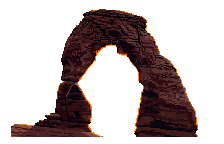
#> input picture art/raw/arch.png, 224 x 144 px, given in place of backdrop-6112.png, which was not available
$ python compose.py
#> lines starting #> are read from the running program, lines starting #| are printed output that depends on the picture
#!/usr/bin/env python3
"""Turns art/raw into game-ready Dune dusk art and renders mock frames to judge the whole picture.

    python3 art/compose.py assets   # write processed layers and sprites to App/Resources/Art
    python3 art/compose.py mock     # write art/probe/frame-*.png using the same layout rules as the game

Everything is snapped to one palette taken from the backdrop, and scenery further away is blended
toward the horizon haze colour, so every layer shares colours and light.
"""
import math
import random
import sys
from pathlib import Path

from PIL import Image

HERE = Path(__file__).resolve().parent
RAW = HERE / "raw"
OUT = HERE.parent / "App" / "Resources" / "Art"
PROBE = HERE / "probe"

SCENE_W, SCENE_H = 640, 360
PX_PER_M = 27
BACKDROP = "backdrop-6112"
BACKDROP_CROP_TOP = 40          # rows of the 640x400 backdrop hidden above the screen at rest
GROUND_Y = 272                  # screen y (from top) of height 0 at rest
PALETTE_SIZE = 56

# name -> (pieces, parallax, haze, base_y on screen, spacing range in px, seed)
LAYERS = {
    "mid": (["butte-a", "butte-c", "arch", "butte-b", "windpump"], 0.12, 0.34, 266, (200, 460), 23),
    "near": (["cactus-a", "boulders-a", "fence", "cactus-c", "bush", "deadtree", "boulders-b", "cactus-b",
              "tyres", "skull", "flagpole"], 0.4, 0.0, 277, (110, 300), 37),
}
FAR_SCALE = {}                  # every piece is drawn at its native pixel size so pixel density matches
TRACK_PX = 600 * PX_PER_M


BAYER = [[0, 8, 2, 10], [12, 4, 14, 6], [3, 11, 1, 9], [15, 7, 13, 5]]


def load(name):
    return Image.open(RAW / f"{name}.png").convert("RGBA")


def master_palette():
    q = load(BACKDROP).convert("RGB").quantize(PALETTE_SIZE, method=Image.Quantize.MEDIANCUT, dither=Image.Dither.NONE)
#> in load, returned value is the input picture: PIL image 224x144 RGBA; mean R, G, B, A 19.6, 8.6, 8.3, 83.4
    flat = q.getpalette()[:PALETTE_SIZE * 3]
    return [tuple(flat[i:i + 3]) for i in range(0, len(flat), 3)]


def snap(img, palette, haze=0.0, haze_colour=(0, 0, 0)):
    """Hard alpha, optional blend toward the haze colour, then nearest palette colour."""
    out = Image.new("RGBA", img.size, (0, 0, 0, 0))
    src, dst = img.load(), out.load()
    cache = {}
    for y in range(img.height):
        for x in range(img.width):
            r, g, b, a = src[x, y]
            if a < 128:
                continue
            if haze:
                r = round(r + (haze_colour[0] - r) * haze)
                g = round(g + (haze_colour[1] - g) * haze)
                b = round(b + (haze_colour[2] - b) * haze)
            key = (r, g, b)
            if key not in cache:
                cache[key] = min(palette, key=lambda p: (p[0] - r) ** 2 + (p[1] - g) ** 2 + (p[2] - b) ** 2)
            dst[x, y] = cache[key] + (255,)
    return out


def trimmed(img):
    """Crop to content, then drop stray rows under the widest part so the piece sits on its base."""
    return img.crop(img.getbbox())


def haze_colour(backdrop):
    """Average colour of the band just above the horizon."""
    band = backdrop.crop((0, 262, backdrop.width, 282)).convert("RGB").resize((1, 1), Image.BOX)
    return band.getpixel((0, 0))


STRIP_WIDTH = {"mid": 2048, "near": 4096}     # strips tile horizontally in the game
FLOOR_ROWS = 40                               # rows of desert floor baked under each strip's base line
# [23 lines left out: functions bottom_runs, round_wheel_bottoms, not called in this run]


# Rival riders are the player's frames with the teal suit and helmet turned to another hue.
RIVAL_HUES = [0.97, 0.76, 0.27]               # crimson, violet, green


# [14 lines left out: function recoloured, not called in this run]


PLANT = 3                                     # pieces sink this far into their floor


# [8 lines left out: function floor_tones, not called in this run]


def build_layer(name, palette, haze_rgb):
    pieces, parallax, haze, base_y, (gap_lo, gap_hi), seed = LAYERS[name]
    width = STRIP_WIDTH[name]
    sprites = [snap(trimmed(load(p)), palette, haze, haze_rgb) for p in pieces]
    tall = max(s.height for s in sprites)
    strip = Image.new("RGBA", (width, tall + FLOOR_ROWS), (0, 0, 0, 0))
    top, bottom = floor_tones(name, palette, haze_rgb)
    px = strip.load()
    for y in range(tall - PLANT, tall + FLOOR_ROWS):
        d = y - (tall - PLANT)
        for x in range(width):
            px[x, y] = (top if d + BAYER[y % 4][x % 4] < 22 else bottom) + (255,)
    rng = random.Random(seed)
    x = rng.randint(20, gap_lo)
    last = None
    while True:
        choice = rng.choice([i for i in range(len(sprites)) if i != last])
        s = sprites[choice]
        if x + s.width + gap_lo // 2 > width:
            break
        last = choice
        if rng.random() < 0.5:
            s = s.transpose(Image.FLIP_LEFT_RIGHT)
        strip.alpha_composite(s, (x, tall - s.height))
        x += s.width + rng.randint(gap_lo, gap_hi)
    return strip, parallax, base_y


# ---- ground -------------------------------------------------------------------------------------

# [10 lines left out: functions sand_colours, _hash, not called in this run]


# Sandstone strata: (thickness px, tone) repeating upward from far below the baseline. Uneven
# thicknesses and tones keep it from reading as brickwork.
STRATA = [(11, 3), (5, 2), (14, 3), (4, 4), (9, 2), (7, 3), (16, 2), (5, 4), (12, 3), (8, 2)]
STRATA_TOTAL = sum(t for t, _ in STRATA)


# [24 lines left out: function rock_colour, not called in this run]


ROCK_TONES = None


# [40 lines left out: functions rock_tones, ground_colour, demo_height, not called in this run]


def is_rock(xm):
    return 54 <= xm <= 66


# [26 lines left out: function render_frame, not called in this run]


def prepared():
    palette = master_palette()
#> in master_palette, `q = load(BACKDROP).convert("RGB").quantize(PALETTE_SIZE, method=Image...`:
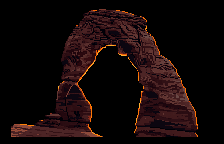
#> q: PIL image 224x144 P; mean R, G, B 19.6, 8.5, 8.3
#> in master_palette, `flat = q.getpalette()[:PALETTE_SIZE * 3]`: flat = 168 values, max 255 at index 3, min 0 at index 159, mean 43.57
    backdrop = snap(load(BACKDROP), palette)
    haze_rgb = haze_colour(backdrop)
    layers = {n: build_layer(n, palette, haze_rgb) for n in LAYERS}
    return palette, backdrop, layers, sand_colours(palette)


def mock():
    global ROCK_TONES
    palette, backdrop, layers, tones = prepared()
#> in prepared, `palette = master_palette()`: palette = 56 items, first 6: (254, 176, 49), (255, 130, 8), (253, 117, 6), (250, 106, 5), (233, 88, 6), (160, 78, 53)
#> in snap, `out = Image.new("RGBA", img.size, (0, 0, 0, 0))`: out: PIL image 224x144 RGBA; every value is 0
#> after the loop in snap, `for y in range(img.height):`: cache = 63 items
#> in prepared, `haze_rgb = haze_colour(backdrop)`: haze_rgb = (0, 0, 0)
#> call 3 of load, with name = 'butte-a'
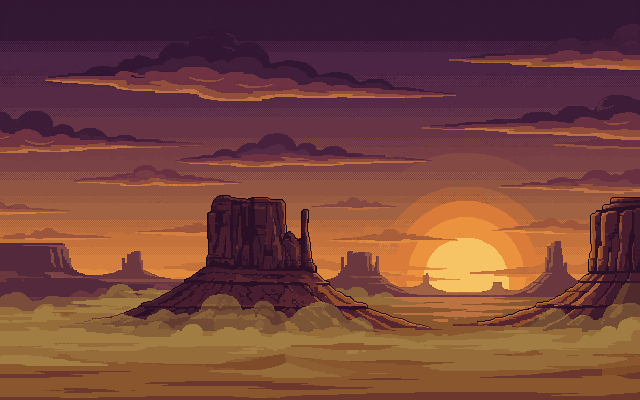
#> input picture art/raw/backdrop-6101.png, 640 x 400 px, given in place of butte-a.png, which was not available
#> in load, returned value is the input picture: PIL image 640x400 RGBA; mean R, G, B, A 117.9, 68.6, 59.2, 255
#> in snap (call 2), `out = Image.new("RGBA", img.size, (0, 0, 0, 0))`: out: PIL image 640x400 RGBA; every value is 0
#> in trimmed (call 3), `return img.crop(img.getbbox())`:
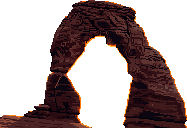
#> returned value: PIL image 187x128 RGBA; mean R, G, B, A 26.4, 11.5, 11.2, 112.4; transparent parts drawn white
#> in snap (call 4), `out = Image.new("RGBA", img.size, (0, 0, 0, 0))`: out: PIL image 187x128 RGBA; every value is 0
    ROCK_TONES = rock_tones(palette)
    haze_rgb = haze_colour(backdrop)
    floors = {n: floor_tones(n, palette, haze_rgb) for n in LAYERS}
    bike = trimmed(load("probe-rider-64"))
    PROBE.mkdir(exist_ok=True)
    for i, (cam, up) in enumerate(((6, 0), (24, 0), (38, 60), (60, 0), (80, 140))):
        f = render_frame(cam, palette, layers, backdrop, tones, bike, up, floors)
        f.resize((SCENE_W * 2, SCENE_H * 2), Image.NEAREST).save(PROBE / f"frame-{i}.png")


# [42 lines left out: function assets, not called in this run]


if __name__ == "__main__":
#> (the run stopped early here; a loop or call above may not have finished)
